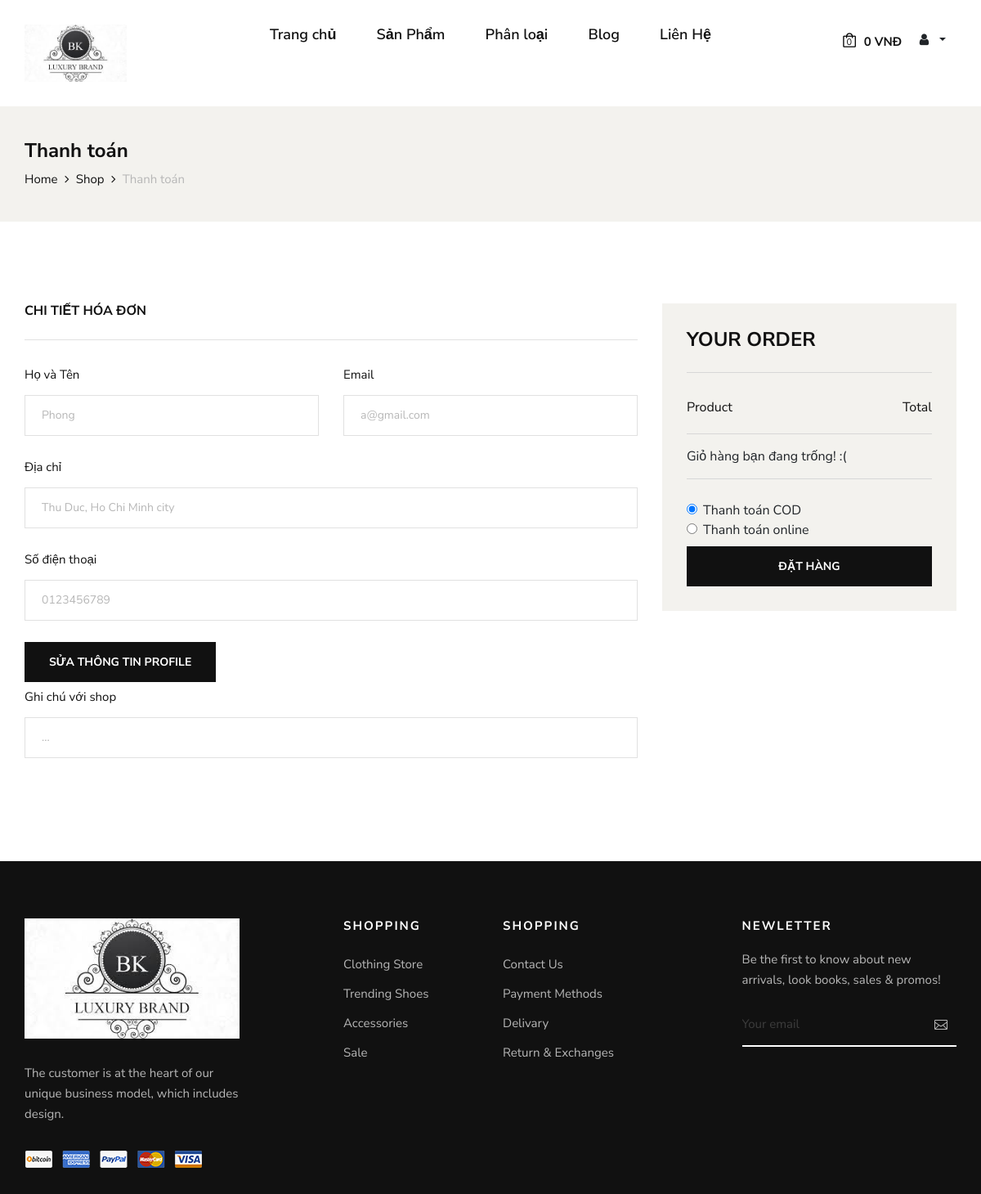
Page /checkout.php (signed in) on the committed database.
### tables this page shows
CREATE TABLE `tbl_user` (
  `userId` int(11) NOT NULL,
  `name` varchar(255) NOT NULL,
  `email` varchar(255) NOT NULL,
  `address` varchar(255) NOT NULL,
  `phone` varchar(30) NOT NULL,
  `password` varchar(255) NOT NULL,
  `role` varchar(30) NOT NULL
);

### classes/user.php (called while the page is built, shortened)
<?php
	$filepath = realpath(dirname(__FILE__));
	include_once ($filepath.'/../lib/database.php');
    include_once ($filepath.'/../lib/session.php');
class user
{
	private $db;
	public function __construct()
	{
		$this->db = new Database();
	}
        public function getUserById($id) {
            $query ="SELECT * FROM tbl_user WHERE userId = '$id' ORDER BY userId DESC";
            $result = $this->db->select($query);
            return $result;
        }
}
?>

### lib/database.php (called while the page is built, shortened)
<?php
Class Database{
   public $host   = DB_HOST;
   public $user   = DB_USER;
   public $pass   = DB_PASS;
   public $dbname = DB_NAME;
   public $link;
private function connectDB(){
   $this->link = new mysqli($this->host, $this->user, $this->pass,
    $this->dbname);
   mysqli_set_charset($this->link,"utf8");
 }
public function select($query){
  $result = $this->link->query($query) or
   die($this->link->error.__LINE__);
  if($result->num_rows > 0){
    return $result;
  } else {
    return false;
  }
 }
}

### inc/include_header.php (called while the page is built, shortened)
<?php
include 'lib/session.php';
include 'lib/database.php';
    $user = new user();
    $cart = new cart();
  header("Cache-Control: max-age=2592000");?>

### lib/session.php (called while the page is built, shortened)
<?php
class Session{
 public static function get($key){
    if (isset($_SESSION[$key])) {
     return $_SESSION[$key];
    } else {
     return false;
    }
 }
}
?>

### classes/cart.php (called while the page is built, shortened)
<?php
	$filepath = realpath(dirname(__FILE__));
	include_once ($filepath.'/../lib/database.php');
class cart
{
	private $db;
	public function __construct()
	{
		$this->db = new Database();
	}
	public function getProductCart(){
		$user_id = Session::get('user_id');
		$login_check = Session::get('user_login');
        if($login_check==false){
			$sId = session_id();
			$query = "SELECT * FROM tbl_cart_guest WHERE sId = '$sId'";
			$result = $this->db->select($query);
			return $result;
		}
		else{
			$query = "SELECT * FROM tbl_cart WHERE userId = '$user_id'";
			$result = $this->db->select($query);
			return $result;
		}
	}
}
?>

### checkout.php (the view, shortened to what this page needs)
<?php
    include 'inc/include_header.php';
    include 'inc/header.php';
?>
<?php
    $userId = Session::get('user_id');
    $get_customers = $user->getUserById($userId);
    ?>
    <section class="breadcrumb-option">
        <div class="container">
            <div class="row">
                <div class="col-lg-12">
                    <div class="breadcrumb__text">
                        <h4>Thanh toán</h4>
                        <div class="breadcrumb__links">
                            <a href="./index.php">Home</a>
                            <a href="./shop.php">Shop</a>
                            <span>Thanh toán</span>
                        </div>
                    </div>
                </div>
            </div>
        </div>
    </section>
    <section class="checkout spad">
        <div class="container">
            <div class="checkout__form">
                <form action="" method="post" enctype="multipart/form-data" >
                    <div class="row">
                        <div class="col-lg-8 col-md-6">
                            <?php
                                if($get_customers){
                                    while($result = $get_customers->fetch_assoc()){
                            ?>
                                <h6 class="checkout__title">Chi tiết hóa đơn</h6>
                                <div class="row">
                                    <div class="col-lg-6">
                                        <div class="checkout__input">
                                            <p>Họ và Tên<span></span></p>
                                            <input type="text" value="<?php echo $result['name'] ?>" readonly>
                                        </div>
                                    </div>
                                    <div class="col-lg-6">
                                        <div class="checkout__input">
                                            <p>Email<span></span></p>
                                            <input type="text" value="<?php echo $result['email'] ?>" readonly>
                                        </div>
                                    </div>
                                </div>
                                <div class="checkout__input">
                                    <p>Địa chỉ<span></span></p>
                                    <input type="text" value="<?php echo $result['address'] ?>" readonly>
                                </div>
                                <div class="checkout__input">
                                    <p>Số điện thoại<span></span></p>
                                    <input value="<?php echo $result['phone'] ?>" type="text" placeholder="Street Address" class="checkout__input__add" readonly>
                                </div>
                                <div class="checkout__input">
                                    <a href="user-info.php" type="button" class="site-btn">Sửa thông tin profile</a>
                                </div>
                                <div class="checkout__input">
                                    <p>Ghi chú với shop<span></span></p>
                                    <input type="text" name="note" placeholder="...">
                                </div>
                                <?php
                                    }
                                }
                                ?>
                        </div >
                        <div class="col-lg-4 col-md-6">
                            <div class="checkout__order">
                                <h4 class="order__title">Your order</h4>
                                <div class="checkout__order__products">Product <span>Total</span></div>
                                    <?php
                                        $get_product_cart = $cart->getProductCart();
                                        ?>
                                <ul class="checkout__total__all">
                                <?php
                                    if($get_product_cart){
                                ?>
                                        <li>Tổng cộng (chưa có VAT) <span>
                                            <?php
                                                echo $fm->format_currency($subtotal).' '.'VNĐ' ;
                                                Session::set('sum',$subtotal);
                                                Session::set('qty',$qty);
                                            ?>
                                        </span></li>
                                        <li>
                                        Tổng cộng <span>
                                            <?php
                                                $vat = $subtotal * 0.1;
                                                $gtotal = $subtotal + $vat;
                                                echo $fm->format_currency($gtotal).' '.'VNĐ' ;
                                            ?>
                                        </span></li>
                                    <?php
                                        }else{
                                            echo 'Giỏ hàng bạn đang trống! :(';
                                        }
                                          ?>
                                </ul>
                                <div class="form-check">
                                    <input class="form-check-input" type="radio" name="payment" id="payment1" value="COD" checked>
                                    <label class="form-check-label" for="payment1">
                                    Thanh toán COD
                                    </label>
                                </div>
                                <div class="form-check">
                                    <input class="form-check-input" type="radio" name="payment" id="payment2"  value="Online">
                                    <label class="form-check-label" for="payment2">
                                    Thanh toán online
                                    </label>
                                </div>
                                <button type="submit" name="checkout" class="site-btn"
                                <?php
                                    if(!$get_product_cart){
                                        echo "disabled";
                                    }
                                ?>
                                >Đặt hàng</button>
                            </div>
                        </div>
                    </div>
                </form>
            </div>
        </div>
    </section>
<?php
    include 'inc/footer.php';
?>

### css/style.css (style rules this page uses)
html, body { height: 100%; font-family: "Nunito Sans", sans-serif; -webkit-font-smoothing: antialiased; }
h1, h2, h3, h4, h5, h6 { margin: 0; color: #111111; font-weight: 400; font-family: "Nunito Sans", sans-serif; }
h4 { font-size: 24px; }
h6 { font-size: 16px; }
p { font-size: 15px; font-family: "Nunito Sans", sans-serif; color: #3d3d3d; font-weight: 400; line-height: 25px; margin: 0 0 15px 0; }
ul, ol { padding: 0; margin: 0; }
.spad { padding-top: 100px; padding-bottom: 100px; }
.site-btn { font-size: 14px; color: #ffffff; background: #111111; font-weight: 700; border: none; text-transform: uppercase; display: inline-block; padding: 14px 30px; }
.breadcrumb-option { background: #f3f2ee; padding: 40px 0; }
.breadcrumb__text h4 { color: #111111; font-weight: 700; margin-bottom: 8px; }
.breadcrumb__links a { font-size: 15px; color: #111111; margin-right: 18px; display: inline-block; position: relative; }
.breadcrumb__links a:after { position: absolute; right: -14px; top: 0; content: ""; font-family: "FontAwesome"; }
.breadcrumb__links span { font-size: 15px; color: #b7b7b7; display: inline-block; }
.checkout__title { color: #111111; font-weight: 700; text-transform: uppercase; border-bottom: 1px solid #e1e1e1; padding-bottom: 25px; margin-bottom: 30px; }
.checkout__input { margin-bottom: 6px; }
.checkout__input p { color: #111111; margin-bottom: 12px; }
.checkout__input input { height: 50px; width: 100%; border: 1px solid #e1e1e1; font-size: 14px; color: #b7b7b7; padding-left: 20px; margin-bottom: 20px; }
.checkout__input input::placeholder { color: #b7b7b7; }
.checkout__order { background: #f3f2ee; padding: 30px; }
.checkout__order .order__title { color: #111111; font-weight: 700; text-transform: uppercase; border-bottom: 1px solid #d7d7d7; padding-bottom: 25px; margin-bottom: 30px; }
.checkout__order .site-btn { width: 100%; margin-top: 8px; }
.checkout__order__products { font-size: 16px; color: #111111; overflow: hidden; margin-bottom: 18px; }
.checkout__order__products span { float: right; }
.checkout__total__all { border-top: 1px solid #d7d7d7; border-bottom: 1px solid #d7d7d7; padding: 15px 0; margin-bottom: 26px; }
@media only screen and (min-width: 1200px) { .container { max-width: 1170px; } }

### rows in the picture
tbl_user: name "Phong", email "a@gmail.com", address "Thu Duc, Ho Chi Minh city", phone "0123456789"
